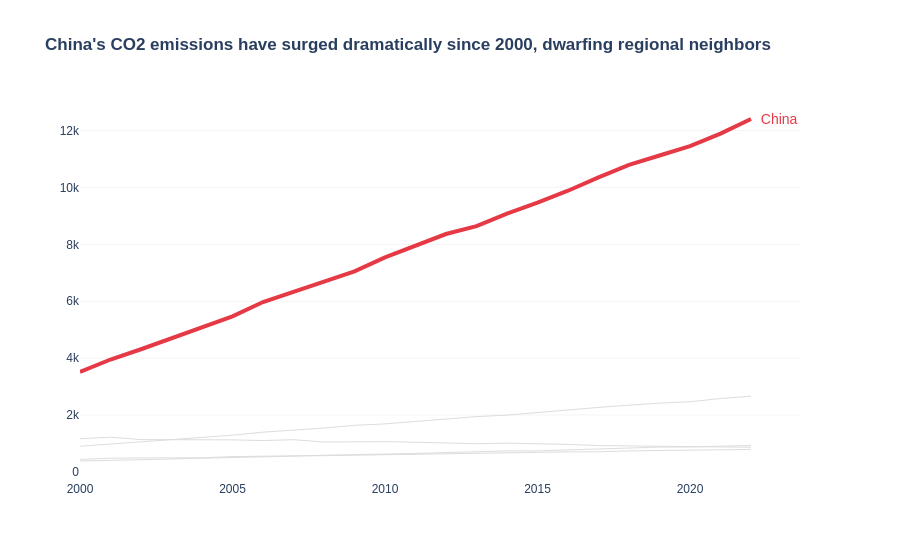

Source (notebook cell):
### Code cell
import plotly.graph_objects as go
df_asia = df[df['Region'] == 'Asia']
countries = df_asia['Country'].unique()
highlight_country = 'China' 


fig = go.Figure()

for country in countries:
    country_data = df_asia[df_asia['Country'] == country]
    is_target = (country == highlight_country)
    line_color = '#E63946' if is_target else '#DDDDDD'
    line_width = 4 if is_target else 1
    
    fig.add_trace(go.Scatter(
        x=country_data['Year'], 
        y=country_data['CO2_Mt'],
        mode='lines',
        name=country,
        line=dict(color=line_color, width=line_width),
        hoverinfo='name+y'
    ))


last_year = df_asia['Year'].max()
last_val = df_asia[(df_asia['Country'] == highlight_country) & (df_asia['Year'] == last_year)]['CO2_Mt'].iloc[0]

fig.add_annotation(
    x=last_year, y=last_val, text=f"  {highlight_country}",
    showarrow=False, xanchor="left", font=dict(color='#E63946', size=14, family="Arial")
)


fig.update_layout(
    title="<b>China's CO2 emissions have surged dramatically since 2000, dwarfing regional neighbors</b>",
    plot_bgcolor='white', showlegend=False,
    font=dict(family="Arial", size=12),
    xaxis=dict(showgrid=False),
    yaxis=dict(showgrid=True, gridcolor='#F5F5F5'),
    margin=dict(r=100)
)
fig.show()

### Figure 1 — Plotly figure (JSON) as saved in the notebook; plotly's stock layout.template omitted (floating-point values rounded to 4 significant figures)
{"data": [{"hoverinfo": "name+y", "line": {"color": "#E63946", "width": 4}, "mode": "lines", "name": "China", "type": "scatter", "x": [2000, 2001, 2002, 2003, 2004, 2005, 2006, 2007, 2008, 2009, 2010, 2011, 2012, 2013, 2014, 2015, 2016, 2017, 2018, 2019, 2020, 2021, 2022], "y": [3514.0, 3952.0, 4312.0, 4692.0, 5079.0, 5468.0, 5974.0, 6323.0, 6673.0, 7053.0, 7543.0, 7972.0, 8365.0, 8641.0, 9078.0, 9466.0, 9887.0, 10360.0, 10790.0, 11130.0, 11450.0, 11900.0, 12410.0]}, {"hoverinfo": "name+y", "line": {"color": "#DDDDDD", "width": 1}, "mode": "lines", "name": "India", "type": "scatter", "x": [2000, 2001, 2002, 2003, 2004, 2005, 2006, 2007, 2008, 2009, 2010, 2011, 2012, 2013, 2014, 2015, 2016, 2017, 2018, 2019, 2020, 2021, 2022], "y": [901.6, 974.6, 1056.0, 1146.0, 1205.0, 1291.0, 1396.0, 1466.0, 1542.0, 1637.0, 1687.0, 1774.0, 1865.0, 1945.0, 1994.0, 2092.0, 2177.0, 2267.0, 2345.0, 2419.0, 2466.0, 2580.0, 2661.0]}, {"hoverinfo": "name+y", "line": {"color": "#DDDDDD", "width": 1}, "mode": "lines", "name": "Japan", "type": "scatter", "x": [2000, 2001, 2002, 2003, 2004, 2005, 2006, 2007, 2008, 2009, 2010, 2011, 2012, 2013, 2014, 2015, 2016, 2017, 2018, 2019, 2020, 2021, 2022], "y": [1166.0, 1220.0, 1136.0, 1131.0, 1151.0, 1127.0, 1101.0, 1133.0, 1050.0, 1061.0, 1064.0, 1042.0, 1005.0, 990.9, 1010.0, 996.6, 967.4, 925.1, 916.6, 914.5, 902.8, 898.1, 865.1]}, {"hoverinfo": "name+y", "line": {"color": "#DDDDDD", "width": 1}, "mode": "lines", "name": "South Korea", "type": "scatter", "x": [2000, 2001, 2002, 2003, 2004, 2005, 2006, 2007, 2008, 2009, 2010, 2011, 2012, 2013, 2014, 2015, 2016, 2017, 2018, 2019, 2020, 2021, 2022], "y": [438.1, 481.5, 490.6, 490.8, 494.6, 537.2, 539.0, 566.1, 570.0, 585.4, 595.9, 620.6, 631.1, 649.6, 646.2, 686.5, 704.0, 706.0, 738.5, 750.8, 755.8, 777.3, 789.5]}, {"hoverinfo": "name+y", "line": {"color": "#DDDDDD", "width": 1}, "mode": "lines", "name": "Indonesia", "type": "scatter", "x": [2000, 2001, 2002, 2003, 2004, 2005, 2006, 2007, 2008, 2009, 2010, 2011, 2012, 2013, 2014, 2015, 2016, 2017, 2018, 2019, 2020, 2021, 2022], "y": [382.8, 400.4, 430.7, 453.8, 482.6, 501.9, 533.0, 551.8, 586.6, 602.5, 614.5, 647.3, 680.1, 717.7, 736.3, 738.2, 768.8, 813.7, 834.8, 872.3, 876.5, 898.5, 930.5]}], "layout": {"annotations": [{"font": {"color": "#E63946", "family": "Arial", "size": 14}, "showarrow": false, "text": "  China", "x": 2022, "xanchor": "left", "y": 12410.0}], "font": {"family": "Arial", "size": 12}, "margin": {"r": 100}, "plot_bgcolor": "white", "showlegend": false, "title": {"text": "<b>China's CO2 emissions have surged dramatically since 2000, dwarfing regional neighbors</b>"}, "xaxis": {"showgrid": false}, "yaxis": {"gridcolor": "#F5F5F5", "showgrid": true}}}
